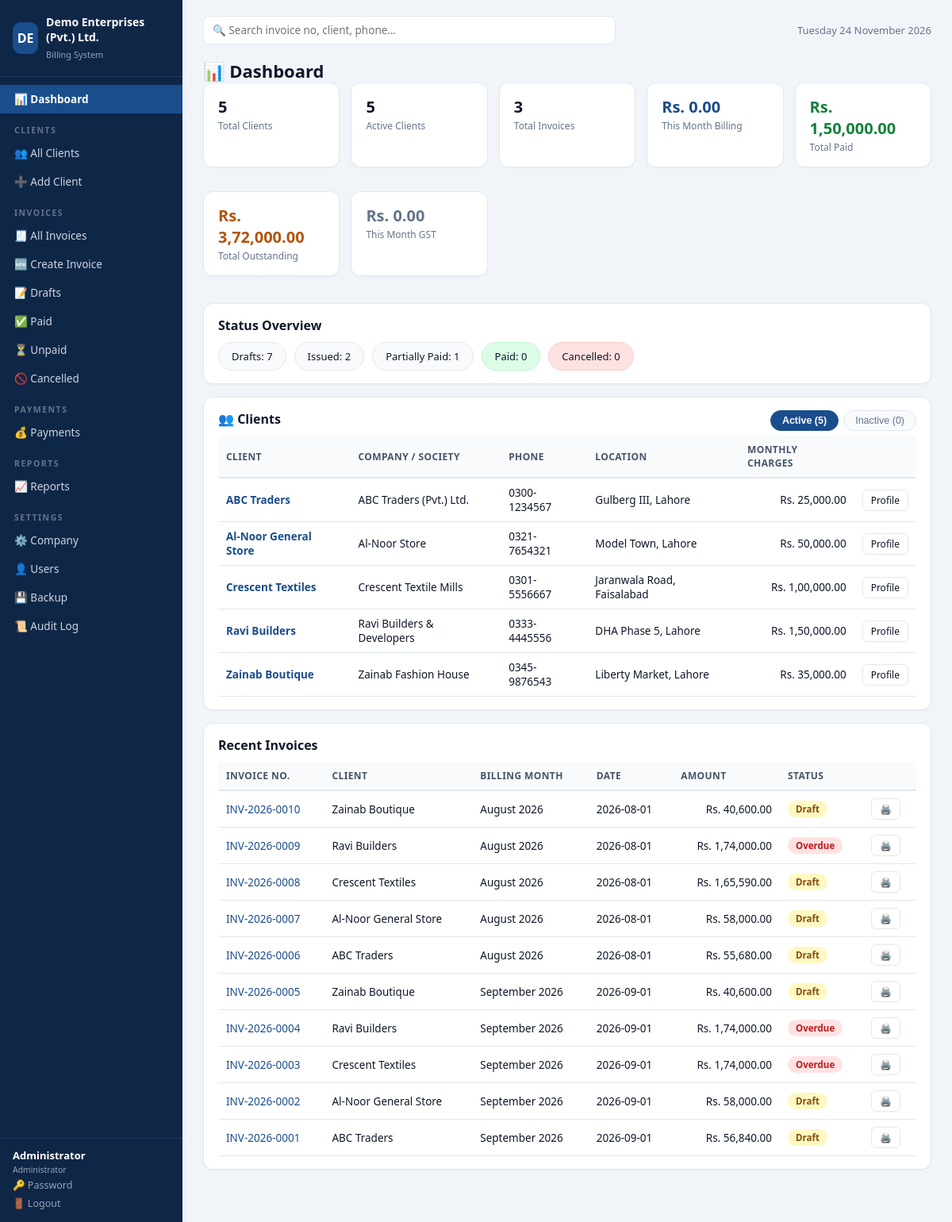
The page / (signed in) on the database its author committed.
### tables this page shows
CREATE TABLE company_settings (
    id                    INTEGER PRIMARY KEY CHECK (id = 1),
    company_name          TEXT NOT NULL DEFAULT 'Your Company (Pvt.) Ltd.',
    logo_path             TEXT,
    address               TEXT NOT NULL DEFAULT '',
    phone                 TEXT NOT NULL DEFAULT '',
    email                 TEXT NOT NULL DEFAULT '',
    ntn                   TEXT NOT NULL DEFAULT '',
    strn                  TEXT NOT NULL DEFAULT '',
    bank_name             TEXT NOT NULL DEFAULT '',
    account_title         TEXT NOT NULL DEFAULT '',
    account_number        TEXT NOT NULL DEFAULT '',
    iban                  TEXT NOT NULL DEFAULT '',
    gst_percent           REAL NOT NULL DEFAULT 0,
    invoice_prefix        TEXT NOT NULL DEFAULT 'CC',
    invoice_start_number  INTEGER NOT NULL DEFAULT 1,
    authorized_signatory  TEXT NOT NULL DEFAULT '',
    signature_path        TEXT,
    invoice_footer        TEXT NOT NULL DEFAULT '',
    updated_at            TEXT NOT NULL DEFAULT (datetime('now', 'localtime'))
);

CREATE TABLE users (
    id            INTEGER PRIMARY KEY AUTOINCREMENT,
    username      TEXT NOT NULL UNIQUE,
    password_hash TEXT NOT NULL,
    full_name     TEXT NOT NULL,
    role          TEXT NOT NULL DEFAULT 'viewer'
                  CHECK (role IN ('admin', 'billing_officer', 'viewer')),
    is_active     INTEGER NOT NULL DEFAULT 1,
    created_at    TEXT NOT NULL DEFAULT (datetime('now', 'localtime')),
    updated_at    TEXT NOT NULL DEFAULT (datetime('now', 'localtime'))
);

CREATE TABLE clients (
    id                      INTEGER PRIMARY KEY AUTOINCREMENT,
    client_name             TEXT NOT NULL,
    company_name            TEXT NOT NULL DEFAULT '',
    contact_person          TEXT NOT NULL DEFAULT '',
    phone                   TEXT NOT NULL DEFAULT '',
    email                   TEXT NOT NULL DEFAULT '',
    address                 TEXT NOT NULL DEFAULT '',
    location                TEXT NOT NULL DEFAULT '',
    ntn                     TEXT NOT NULL DEFAULT '',
    strn                    TEXT NOT NULL DEFAULT '',
    contract_start_date     TEXT,
    contract_end_date       TEXT,
    monthly_service_charges REAL NOT NULL DEFAULT 0,
    default_units           REAL NOT NULL DEFAULT 0,
    default_per_unit_charges REAL NOT NULL DEFAULT 0,
    bank_details            TEXT NOT NULL DEFAULT '',
    notes                   TEXT NOT NULL DEFAULT '',
    status                  TEXT NOT NULL DEFAULT 'active'
                            CHECK (status IN ('active', 'inactive')),
    is_deleted              INTEGER NOT NULL DEFAULT 0,
    created_by              INTEGER REFERENCES users(id),
    created_at              TEXT NOT NULL DEFAULT (datetime('now', 'localtime')),
    updated_at              TEXT NOT NULL DEFAULT (datetime('now', 'localtime'))
);

CREATE TABLE invoices (
    id                      INTEGER PRIMARY KEY AUTOINCREMENT,
    invoice_number          TEXT NOT NULL UNIQUE,
    invoice_date            TEXT NOT NULL,
    billing_month           TEXT NOT NULL,            -- 'YYYY-MM'
    client_id               INTEGER NOT NULL REFERENCES clients(id),
    service_description     TEXT NOT NULL DEFAULT '',
    units                   REAL NOT NULL DEFAULT 0,
    per_unit_charges        REAL NOT NULL DEFAULT 0,
    monthly_service_charges REAL NOT NULL DEFAULT 0,
    other_charges           REAL NOT NULL DEFAULT 0,
    subtotal                REAL NOT NULL DEFAULT 0,
    gst_percent             REAL NOT NULL DEFAULT 0,
    gst_amount              REAL NOT NULL DEFAULT 0,
    total_amount            REAL NOT NULL DEFAULT 0,
    start_date              TEXT,
    end_date                TEXT,
    status                  TEXT NOT NULL DEFAULT 'draft'
                            CHECK (status IN ('draft', 'issued', 'partially_paid', 'paid', 'overdue', 'cancelled')),
    notes                   TEXT NOT NULL DEFAULT '',
    -- snapshot of company details at creation time
    company_name            TEXT NOT NULL DEFAULT '',
    company_address         TEXT NOT NULL DEFAULT '',
    company_phone           TEXT NOT NULL DEFAULT '',
    company_email           TEXT NOT NULL DEFAULT '',
    company_ntn             TEXT NOT NULL DEFAULT '',
    company_strn            TEXT NOT NULL DEFAULT '',
    bank_name               TEXT NOT NULL DEFAULT '',
    account_title           TEXT NOT NULL DEFAULT '',
    account_number          TEXT NOT NULL DEFAULT '',
    iban                    TEXT NOT NULL DEFAULT '',
    authorized_signatory    TEXT NOT NULL DEFAULT '',
    created_by              INTEGER REFERENCES users(id),
    created_at              TEXT NOT NULL DEFAULT (datetime('now', 'localtime')),
    updated_at              TEXT NOT NULL DEFAULT (datetime('now', 'localtime')),
    is_deleted              INTEGER NOT NULL DEFAULT 0
);

### app.py (the view)
@app.route('/')
@login_required
def dashboard():
    with get_db() as conn:
        total_clients = conn.execute(
            'SELECT COUNT(*) c FROM clients WHERE is_deleted = 0').fetchone()['c']
        active_clients = conn.execute(
            'SELECT COUNT(*) c FROM clients WHERE is_deleted = 0 AND status = "active"').fetchone()['c']
        total_invoices = conn.execute(
            'SELECT COUNT(*) c FROM invoices WHERE is_deleted = 0 AND status != "draft"').fetchone()['c']
        m = utils.this_month()
        cur_month = conn.execute(
            'SELECT COALESCE(SUM(total_amount), 0) s, COALESCE(SUM(gst_amount), 0) g '
            'FROM invoices WHERE billing_month = ? AND is_deleted = 0 AND status != "cancelled" AND status != "draft"',
            (m,)).fetchone()
        current_month_billing = cur_month['s']
        current_month_gst = cur_month['g']
        paid_tot = conn.execute(
            'SELECT COALESCE(SUM(amount), 0) s FROM payments').fetchone()['s']
        outstanding = conn.execute(
            'SELECT COALESCE(SUM(i.total_amount), 0) - (SELECT COALESCE(SUM(p.amount), 0) FROM payments p '
            'JOIN invoices iv ON p.invoice_id = iv.id WHERE iv.is_deleted = 0) AS s '
            'FROM invoices i WHERE i.is_deleted = 0 AND i.status != "cancelled" AND i.status != "draft"').fetchone()['s']
        recent = conn.execute(
            'SELECT i.*, c.client_name FROM invoices i JOIN clients c ON c.id = i.client_id '
            'WHERE i.is_deleted = 0 ORDER BY i.id DESC LIMIT 10').fetchall()
        active_client_rows = conn.execute(
            'SELECT id, client_name, company_name, phone, location, monthly_service_charges '
            'FROM clients WHERE is_deleted = 0 AND status = "active" '
            'ORDER BY client_name LIMIT 10').fetchall()
        inactive_client_rows = conn.execute(
            'SELECT id, client_name, company_name, phone, location, monthly_service_charges '
            'FROM clients WHERE is_deleted = 0 AND status = "inactive" '
            'ORDER BY client_name LIMIT 10').fetchall()
        inactive_clients_count = conn.execute(
            'SELECT COUNT(*) c FROM clients WHERE is_deleted = 0 AND status = "inactive"'
        ).fetchone()['c']
        status_counts = {}
        for st in ('draft', 'issued', 'partially_paid', 'paid', 'cancelled'):
            status_counts[st] = conn.execute(
                'SELECT COUNT(*) c FROM invoices WHERE status = ? AND is_deleted = 0', (st,)).fetchone()['c']
    return render_template('dashboard.html',
                           total_clients=total_clients, active_clients=active_clients,
                           total_invoices=total_invoices, current_month_billing=current_month_billing,
                           current_month_gst=current_month_gst, paid_tot=paid_tot,
                           outstanding=outstanding, recent=recent, status_counts=status_counts,
                           active_client_rows=active_client_rows,
                           inactive_client_rows=inactive_client_rows,
                           inactive_clients_count=inactive_clients_count,
                           month_label=utils.month_label, format_pkr=utils.format_pkr,
                           effective_status=utils.effective_status)

### templates/dashboard.html (shortened to what this page needs)
{% extends 'base.html' %}
{% block content %}
<h1>📊 Dashboard</h1>
<div class="cards">
  <div class="card stat"><div class="stat-num">{{ total_clients }}</div><div class="stat-label">Total Clients</div></div>
  <div class="card stat"><div class="stat-num">{{ active_clients }}</div><div class="stat-label">Active Clients</div></div>
  <div class="card stat"><div class="stat-num">{{ total_invoices }}</div><div class="stat-label">Total Invoices</div></div>
  <div class="card stat stat-accent"><div class="stat-num">{{ format_pkr(current_month_billing) }}</div><div class="stat-label">This Month Billing</div></div>
  <div class="card stat stat-good"><div class="stat-num">{{ format_pkr(paid_tot) }}</div><div class="stat-label">Total Paid</div></div>
  <div class="card stat stat-warn"><div class="stat-num">{{ format_pkr(outstanding) }}</div><div class="stat-label">Total Outstanding</div></div>
  <div class="card stat stat-muted"><div class="stat-num">{{ format_pkr(current_month_gst) }}</div><div class="stat-label">This Month GST</div></div>
</div>
<div class="card">
  <h2>Status Overview</h2>
  <div class="status-chips">
    <a class="chip" href="{{ url_for('invoices.invoice_list', status='draft') }}">Drafts: {{ status_counts.draft }}</a>
    <a class="chip" href="{{ url_for('invoices.invoice_list', status='issued') }}">Issued: {{ status_counts.issued }}</a>
    <a class="chip" href="{{ url_for('invoices.invoice_list', status='partially_paid') }}">Partially Paid: {{ status_counts.partially_paid }}</a>
    <a class="chip chip-good" href="{{ url_for('invoices.invoice_list', status='paid') }}">Paid: {{ status_counts.paid }}</a>
    <a class="chip chip-bad" href="{{ url_for('invoices.invoice_list', status='cancelled') }}">Cancelled: {{ status_counts.cancelled }}</a>
  </div>
</div>
<div class="card">
  <h2>👥 Clients
    <span class="tab-nav">
      <button type="button" class="tab-btn active" data-tab="tab-active">Active ({{ active_clients }})</button>
      <button type="button" class="tab-btn" data-tab="tab-inactive">Inactive ({{ inactive_clients_count }})</button>
    </span>
  </h2>
  <div id="tab-active" class="tab-pane active">
    <table class="table">
      <thead><tr><th>Client</th><th>Company / Society</th><th>Phone</th><th>Location</th><th>Monthly Charges</th><th></th></tr></thead>
      <tbody>
      {% for c in active_client_rows %}
        <tr>
          <td><a href="{{ url_for('clients.client_profile', client_id=c.id) }}"><strong>{{ c.client_name }}</strong></a></td>
          <td>{{ c.company_name }}</td>
          <td>{{ c.phone }}</td>
          <td>{{ c.location }}</td>
          <td class="num">{{ format_pkr(c.monthly_service_charges) }}</td>
          <td><a class="btn btn-sm" href="{{ url_for('clients.client_profile', client_id=c.id) }}">Profile</a></td>
        </tr>
      {% else %}
        <tr><td colspan="6" class="empty">No active clients yet.</td></tr>
      {% endfor %}
      </tbody>
    </table>
  </div>
</div>
<div class="card">
  <h2>Recent Invoices</h2>
  <table class="table">
    <thead><tr><th>Invoice No.</th><th>Client</th><th>Billing Month</th><th>Date</th><th>Amount</th><th>Status</th><th></th></tr></thead>
    <tbody>
    {% for inv in recent %}
      <tr>
        <td><a href="{{ url_for('invoices.invoice_view', invoice_id=inv.id) }}">{{ inv.invoice_number }}</a></td>
        <td>{{ inv.client_name }}</td>
        <td>{{ month_label(inv.billing_month) }}</td>
        <td>{{ inv.invoice_date }}</td>
        <td class="num">{{ format_pkr(inv.total_amount) }}</td>
        <td><span class="badge badge-{{ effective_status(inv) }}">{{ effective_status(inv).replace('_',' ') }}</span></td>
        <td><a class="btn btn-sm" href="{{ url_for('invoices.invoice_print', invoice_id=inv.id) }}" target="_blank">🖨️</a></td>
      </tr>
    {% else %}
      <tr><td colspan="7" class="empty">No invoices yet.</td></tr>
    {% endfor %}
    </tbody>
  </table>
</div>
{% endblock %}

### templates/base.html (shortened to what this page needs)
<!DOCTYPE html>
<html lang="en">
<head>
<link rel="stylesheet" href="{{ url_for('static', filename='style.css') }}">
</head>
<body>
<aside class="sidebar">
  <div class="brand">
    <span class="brand-logo">{{ (settings.company_name or 'BI')[:2]|upper }}</span>
    <div class="brand-text">
      <strong>{{ settings.company_name or 'Billing System' }}</strong>
      <small>Billing System</small>
    </div>
  </div>
  <nav>
    <a href="{{ url_for('dashboard') }}" class="{{ 'active' if request.path == '/' }}">📊 Dashboard</a>
    <div class="nav-group">CLIENTS</div>
    <a href="{{ url_for('clients.client_list') }}" class="{{ 'active' if request.path.startswith('/clients') and '/clients/add' not in request.path }}">👥 All Clients</a>
    {% if can_edit %}<a href="{{ url_for('clients.client_add') }}" class="{{ 'active' if request.path == '/clients/add' }}">➕ Add Client</a>{% endif %}
    <div class="nav-group">INVOICES</div>
    <a href="{{ url_for('invoices.invoice_list') }}" class="{{ 'active' if request.path == '/invoices' }}">🧾 All Invoices</a>
    {% if can_edit %}<a href="{{ url_for('invoices.invoice_new') }}" class="{{ 'active' if request.path == '/invoices/new' }}">🆕 Create Invoice</a>{% endif %}
    <a href="{{ url_for('invoices.invoice_list', status='draft') }}">📝 Drafts</a>
    <a href="{{ url_for('invoices.invoice_list', status='paid') }}">✅ Paid</a>
    <a href="{{ url_for('invoices.invoice_list', status='issued') }}">⏳ Unpaid</a>
    <a href="{{ url_for('invoices.invoice_list', status='cancelled') }}">🚫 Cancelled</a>
    <div class="nav-group">PAYMENTS</div>
    <a href="{{ url_for('invoices.payment_list') }}">💰 Payments</a>
    <div class="nav-group">REPORTS</div>
    <a href="{{ url_for('reports.reports', type='monthly') }}" class="{{ 'active' if request.path.startswith('/reports') }}">📈 Reports</a>
    {% if session.user.role == 'admin' %}
    <div class="nav-group">SETTINGS</div>
    <a href="{{ url_for('settings.settings_page') }}" class="{{ 'active' if request.path == '/settings' }}">⚙️ Company</a>
    <a href="{{ url_for('settings.user_list') }}" class="{{ 'active' if request.path == '/users' }}">👤 Users</a>
    <a href="{{ url_for('backup_page') }}" class="{{ 'active' if request.path == '/backup' }}">💾 Backup</a>
    <a href="{{ url_for('audit_log') }}" class="{{ 'active' if request.path == '/audit' }}">📜 Audit Log</a>
    {% endif %}
  </nav>
  <div class="sidebar-foot">
    <div class="user-chip">
      <strong>{{ session.user.full_name }}</strong>
      <small>{{ ROLES[session.user.role] }}</small>
    </div>
    <a href="{{ url_for('change_password') }}">🔑 Password</a>
    <a href="{{ url_for('logout') }}">🚪 Logout</a>
  </div>
</aside>
<main class="main">
  <header class="topbar">
    <form action="{{ url_for('invoices.invoice_list') }}" method="get" class="quick-search">
      <input type="search" name="q" placeholder="🔍 Search invoice no, client, phone..." value="{{ request.args.get('q','') }}">
    </form>
    <span class="topbar-date" id="today-label"></span>
  </header>
  {% block content %}{% endblock %}
</main>
</body>
</html>

### rows shown on the page
company_settings: company_name "DE", company_name "Demo Enterprises (Pvt.) Ltd."
users: user.full_name "Administrator", role "Administrator"
clients: client_name "ABC Traders", company_name "ABC Traders (Pvt.) Ltd.", phone "0300-1234567", location "Gulberg III, Lahore", monthly_service_charges "Rs. 25,000.00"
clients: client_name "Al-Noor General Store", company_name "Al-Noor Store", phone "0321-7654321", location "Model Town, Lahore", monthly_service_charges "Rs. 50,000.00"
clients: client_name "Crescent Textiles", company_name "Crescent Textile Mills", phone "0301-5556667", location "Jaranwala Road, Faisalabad", monthly_service_charges "Rs. 1,00,000.00"
clients: client_name "Ravi Builders", company_name "Ravi Builders & Developers", phone "0333-4445556", location "DHA Phase 5, Lahore", monthly_service_charges "Rs. 1,50,000.00"
clients: client_name "Zainab Boutique", company_name "Zainab Fashion House", phone "0345-9876543", location "Liberty Market, Lahore", monthly_service_charges "Rs. 35,000.00"
invoices: invoice_number "INV-2026-0010", client_name "Zainab Boutique", billing_month "August 2026", invoice_date "2026-08-01", total_amount "Rs. 40,600.00", status "Draft"
invoices: invoice_number "INV-2026-0009", client_name "Ravi Builders", billing_month "August 2026", invoice_date "2026-08-01", total_amount "Rs. 1,74,000.00", effective_status "Overdue"
invoices: invoice_number "INV-2026-0008", client_name "Crescent Textiles", billing_month "August 2026", invoice_date "2026-08-01", total_amount "Rs. 1,65,590.00", status "Draft"
invoices: invoice_number "INV-2026-0007", client_name "Al-Noor General Store", billing_month "August 2026", invoice_date "2026-08-01", total_amount "Rs. 58,000.00", status "Draft"
invoices: invoice_number "INV-2026-0006", client_name "ABC Traders", billing_month "August 2026", invoice_date "2026-08-01", total_amount "Rs. 55,680.00", status "Draft"
invoices: invoice_number "INV-2026-0005", client_name "Zainab Boutique", billing_month "September 2026", invoice_date "2026-09-01", total_amount "Rs. 40,600.00", status "Draft"
invoices: invoice_number "INV-2026-0004", client_name "Ravi Builders", billing_month "September 2026", invoice_date "2026-09-01", total_amount "Rs. 1,74,000.00", effective_status "Overdue"
invoices: invoice_number "INV-2026-0003", client_name "Crescent Textiles", billing_month "September 2026", invoice_date "2026-09-01", total_amount "Rs. 1,74,000.00", effective_status "Overdue"
invoices: invoice_number "INV-2026-0002", client_name "Al-Noor General Store", billing_month "September 2026", invoice_date "2026-09-01", total_amount "Rs. 58,000.00", status "Draft"
invoices: invoice_number "INV-2026-0001", client_name "ABC Traders", billing_month "September 2026", invoice_date "2026-09-01", total_amount "Rs. 56,840.00", status "Draft"

### other values the page prints
{{ total_clients }} "5"
{{ active_clients }} "5"
{{ total_invoices }} "3"
{{ status_counts.draft }} "7"
{{ status_counts.issued }} "2"
{{ status_counts.partially_paid }} "1"
{{ status_counts.paid }} "0"
{{ status_counts.cancelled }} "0"
{{ inactive_clients_count }} "0"
